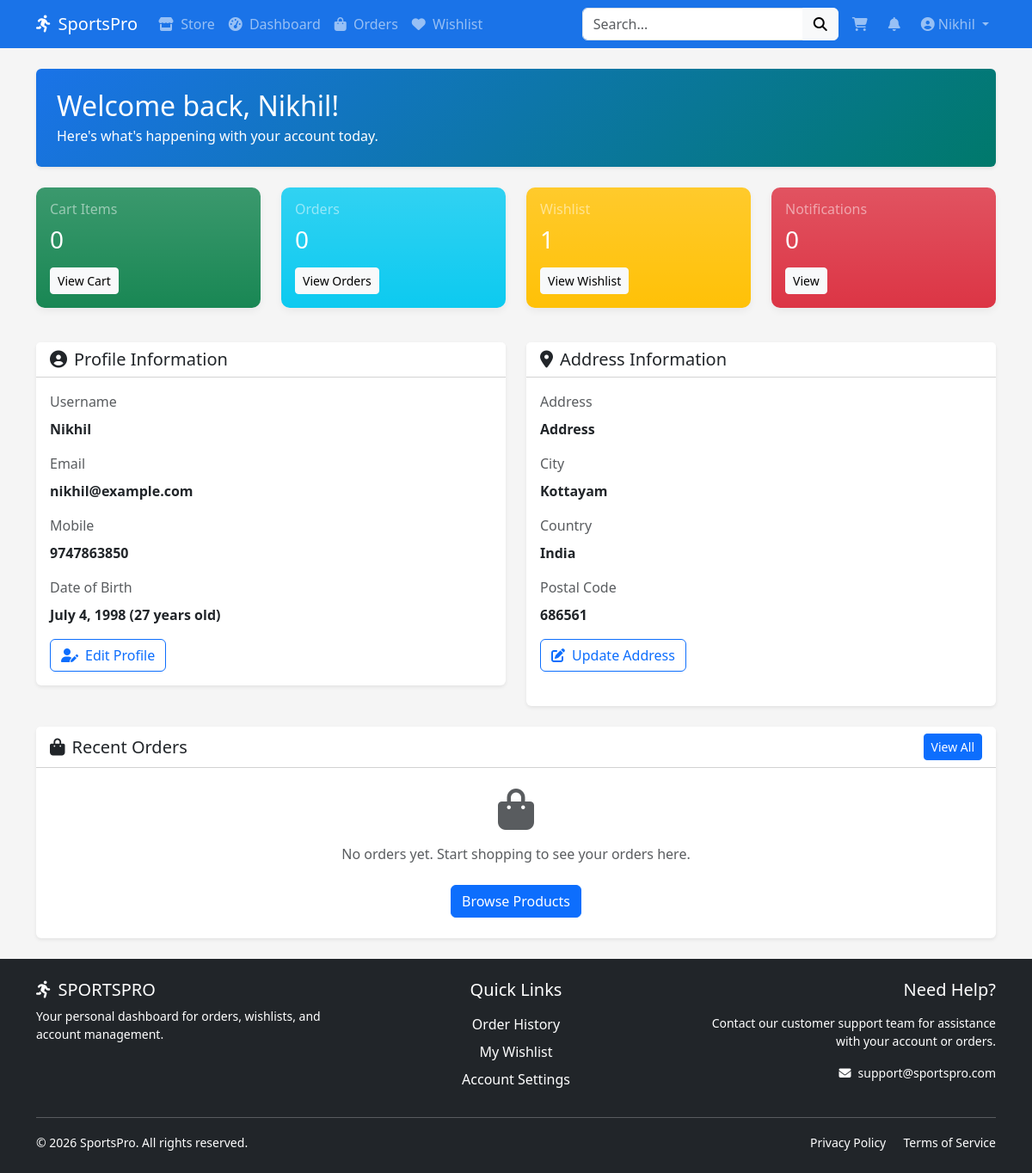
The app's page /users/dashboard/ (signed in), older data.
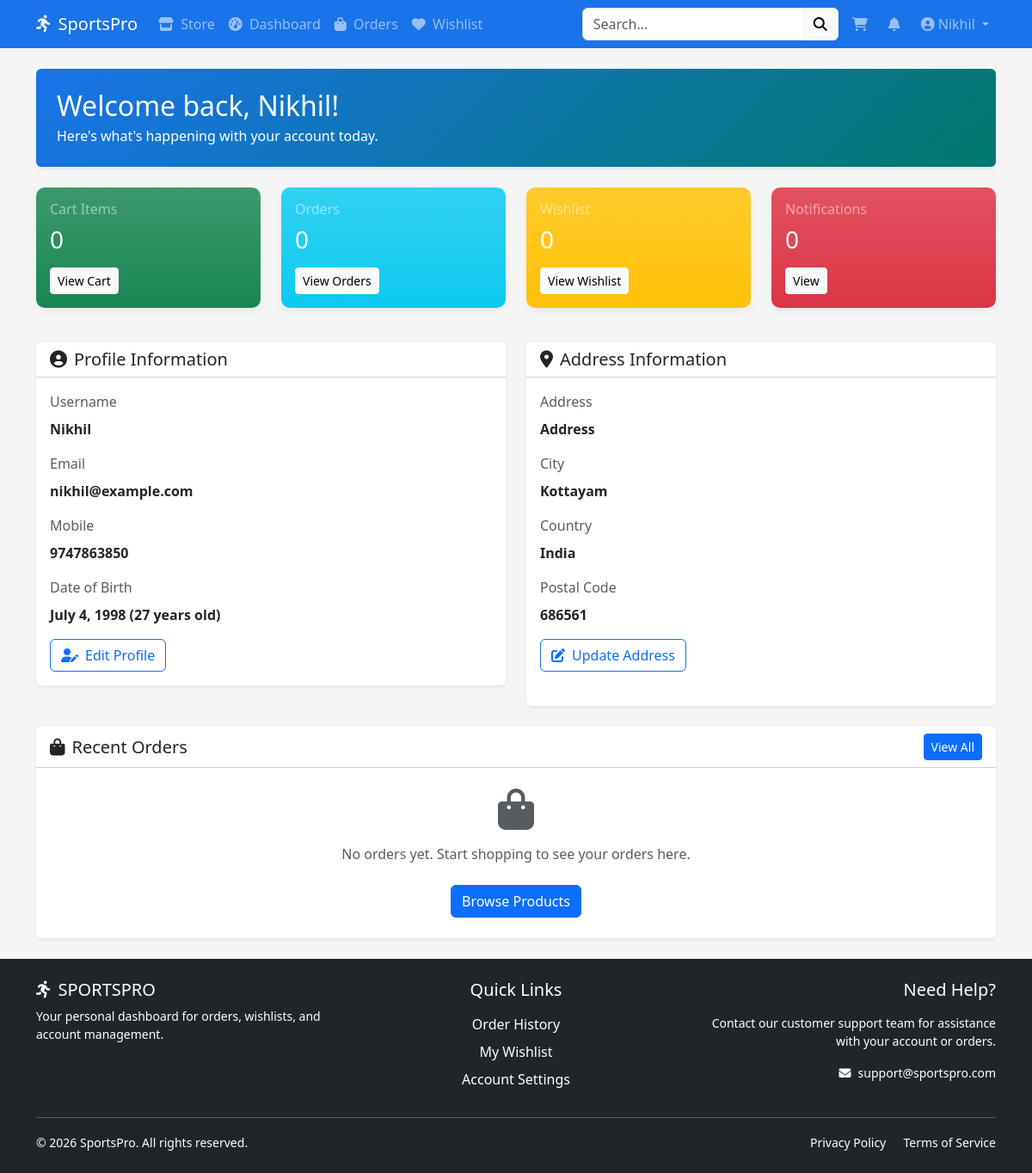
The same page, newer data.
### users/models.py (models this page shows, shortened)
class Users(AbstractUser):
    GENDER_CHOICES = [
        ('M', 'Male'),
        ('F', 'Female'),
        ('O', 'Other')
    ]
    email = models.EmailField(unique=True, error_messages={'unique': "This email is already registered."})
    mobile = models.CharField(max_length=15, unique=True, error_messages={'unique': "This mobile number is already registered."})
    gender = models.CharField(max_length=1, choices=GENDER_CHOICES, null=True, blank=True)
    date_of_birth = models.DateField(null=True, blank=True)
    address = models.TextField(max_length=500, blank=True)
    city = models.CharField(max_length=100, blank=True)
    country = models.CharField(max_length=100, blank=True)
    postal_code = models.CharField(max_length=10, blank=True)
    def age(self):
        if self.date_of_birth:
            today = date.today()
            return today.year - self.date_of_birth.year - \
                   ((today.month, today.day) < \
                   (self.date_of_birth.month, self.date_of_birth.day))
        return None
    def get_cart_count(self):
        return CartItem.objects.filter(user=self).count()

### users/views.py (the view)
# urls.py: path("dashboard/", views.dashboard, name="dashboard"),
@login_required
def dashboard(request):
    user = request.user
    context = {
        'user': user,
    }
    if user.date_of_birth:
        context['age'] = user.age()
    recent_orders = user.orders.all()[:3]
    context['recent_orders'] = recent_orders
    context['cart_count'] = user.get_cart_count()
    context['unread_notifications_count'] = user.notifications.filter(read=False).count()
    return render(request, 'users/dashboard.html', context)

### users/templates/users/dashboard.html (shortened to what the changed rows need)
{% extends 'dashboard_base.html' %}
{% load static %}
{% block dashboard_content %}
<div class="container">
    <div class="row mb-4">
        <div class="col-lg-12">
            <div class="card border-0 dashboard-welcome shadow-sm">
                <div class="card-body p-4">
                    <h2 class="mb-1">Welcome back, {{ user.username }}!</h2>
                    <p class="mb-0">Here's what's happening with your account today.</p>
                </div>
            </div>
        </div>
    </div>
    <div class="row mb-4">
        <div class="col-sm-6 col-lg-3 mb-3">
            <div class="card stats-card border-0 bg-warning bg-gradient text-white">
                <div class="card-body p-3">
                    <h6 class="text-white-50">Wishlist</h6>
                    <h3>{{ user.wishlisted_items.count|default:"0" }}</h3>
                    <a href="{% url 'users:wishlist' %}" class="btn btn-sm btn-light mt-2">View Wishlist</a>
                </div>
            </div>
        </div>
    </div>
    <div class="row mb-4">
        <div class="col-md-6 mb-4">
            <div class="card border-0 shadow-sm h-100">
                <div class="card-body">
                    <div class="mb-3">
                        <label class="form-label text-muted">Username</label>
                        <div class="fw-bold">{{ user.username }}</div>
                    </div>
                    <div class="mb-3">
                        <label class="form-label text-muted">Email</label>
                        <div class="fw-bold">{{ user.email }}</div>
                    </div>
                    <div class="mb-3">
                        <label class="form-label text-muted">Mobile</label>
                        <div class="fw-bold">{{ user.mobile }}</div>
                    </div>
                    {% if user.date_of_birth %}
                    <div class="mb-3">
                        <label class="form-label text-muted">Date of Birth</label>
                        <div class="fw-bold">{{ user.date_of_birth }} {% if age %}({{ age }} years old){% endif %}</div>
                    </div>
                    {% endif %}
                </div>
            </div>
        </div>
        <div class="col-md-6">
            <div class="card border-0 shadow-sm h-100">
                <div class="card-body">
                    {% if user.address and user.city %}
                        <div class="mb-3">
                            <label class="form-label text-muted">Address</label>
                            <div class="fw-bold">{{ user.address }}</div>
                        </div>
                        <div class="mb-3">
                            <label class="form-label text-muted">City</label>
                            <div class="fw-bold">{{ user.city }}</div>
                        </div>
                        <div class="mb-3">
                            <label class="form-label text-muted">Country</label>
                            <div class="fw-bold">{{ user.country|default:"Not provided" }}</div>
                        </div>
                        <div class="mb-3">
                            <label class="form-label text-muted">Postal Code</label>
                            <div class="fw-bold">{{ user.postal_code|default:"Not provided" }}</div>
                        </div>
                    {% else %}
                        <div class="text-center py-4">
                            <i class="fas fa-home fa-3x text-muted mb-3"></i>
                            <p class="text-muted">No address information provided.</p>
                        </div>
                    {% endif %}
                </div>
            </div>
        </div>
    </div>
</div>
{% endblock %}

### templates/dashboard_base.html (shortened to what the changed rows need)
{% load static %}
<!DOCTYPE html>
<html lang="en">
<head>
    <link rel="stylesheet" href="https://cdn.jsdelivr.net/npm/bootstrap@5.3.0/dist/css/bootstrap.min.css">
    <link rel="stylesheet" href="https://cdnjs.cloudflare.com/ajax/libs/font-awesome/6.4.0/css/all.min.css">
    <link rel="stylesheet" href="https://cdn.jsdelivr.net/npm/bootstrap-icons@1.11.3/font/bootstrap-icons.min.css">
    <link rel="stylesheet" type="text/css" href="{% static 'css/style.css' %}">
</head>
<body>
    <nav class="navbar navbar-expand-lg navbar-dark navbar-dashboard">
        <div class="container">
            <div class="collapse navbar-collapse" id="navbarNav">
                <ul class="navbar-nav">
                    <li class="nav-item dropdown">
                        <a class="nav-link dropdown-toggle" href="#" role="button" data-bs-toggle="dropdown">
                            <i class="fas fa-user-circle me-1"></i>{{ user.username }}
                        </a>
                    </li>
                </ul>
            </div>
        </div>
    </nav>
    <div class="main-content py-4">
        {% block dashboard_content %}{% endblock %}
    </div>
</body>
</html>

Row changes from the older to the newer data that the page shows:
changed Users "Nikhil": wishlisted_items.count "1" → "0"
